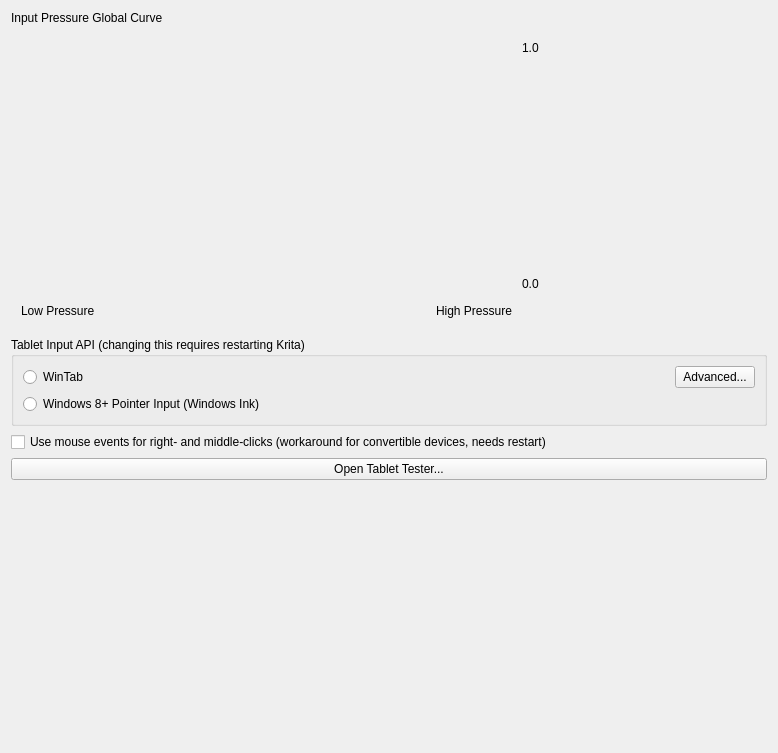
<?xml version="1.0" encoding="UTF-8"?>
<ui version="4.0">
 <class>WdgTabletSettings</class>
 <widget class="QWidget" name="WdgTabletSettings">
  <property name="geometry">
   <rect>
    <x>0</x>
    <y>0</y>
    <width>778</width>
    <height>554</height>
   </rect>
  </property>
  <property name="sizePolicy">
   <sizepolicy hsizetype="Preferred" vsizetype="Preferred">
    <horstretch>0</horstretch>
    <verstretch>0</verstretch>
   </sizepolicy>
  </property>
  <property name="windowTitle">
   <string>Color Settings</string>
  </property>
  <layout class="QGridLayout" name="gridLayout_2">
   <item row="5" column="0">
    <spacer name="verticalSpacer_2">
     <property name="orientation">
      <enum>Qt::Vertical</enum>
     </property>
     <property name="sizeHint" stdset="0">
      <size>
       <width>20</width>
       <height>40</height>
      </size>
     </property>
    </spacer>
   </item>
   <item row="3" column="0">
    <widget class="QCheckBox" name="chkUseRightMiddleClickWorkaround">
     <property name="toolTip">
      <string>&lt;html&gt;&lt;head/&gt;&lt;body&gt;&lt;p&gt;Some tablet devices don't pass barrel-button clicks via tablet API. If you have such a device, you can try activate this workaround. Krita will try to read right- and middle-button clicks from the mouse events stream. It may or may not work on your device (depends on the tablet driver implementation).&lt;/p&gt;&lt;p&gt;&lt;br/&gt;&lt;/p&gt;&lt;p&gt;After changing this option Krita should be restarted.&lt;/p&gt;&lt;/body&gt;&lt;/html&gt;</string>
     </property>
     <property name="text">
      <string>Use mouse events for right- and middle-clicks (workaround for convertible devices, needs restart)</string>
     </property>
    </widget>
   </item>
   <item row="2" column="0" colspan="2">
    <widget class="QGroupBox" name="grpTabletApi">
     <property name="title">
      <string>Tablet Input API (changing this requires restarting Krita)</string>
     </property>
     <layout class="QVBoxLayout" name="verticalLayout_2">
      <item>
       <layout class="QHBoxLayout" name="horizontalLayout_2">
        <item>
         <widget class="QRadioButton" name="radioWintab">
          <property name="text">
           <string>WinTab</string>
          </property>
         </widget>
        </item>
        <item>
         <spacer name="horizontalSpacer_3">
          <property name="orientation">
           <enum>Qt::Horizontal</enum>
          </property>
          <property name="sizeHint" stdset="0">
           <size>
            <width>40</width>
            <height>20</height>
           </size>
          </property>
         </spacer>
        </item>
        <item>
         <widget class="QPushButton" name="btnResolutionSettings">
          <property name="text">
           <string>Advanced...</string>
          </property>
         </widget>
        </item>
       </layout>
      </item>
      <item>
       <widget class="QRadioButton" name="radioWin8PointerInput">
        <property name="text">
         <string>Windows 8+ Pointer Input (Windows Ink)</string>
        </property>
       </widget>
      </item>
     </layout>
    </widget>
   </item>
   <item row="1" column="1">
    <spacer name="horizontalSpacer_2">
     <property name="orientation">
      <enum>Qt::Horizontal</enum>
     </property>
     <property name="sizeHint" stdset="0">
      <size>
       <width>40</width>
       <height>20</height>
      </size>
     </property>
    </spacer>
   </item>
   <item row="1" column="0">
    <layout class="QGridLayout" name="gridLayout">
     <property name="leftMargin">
      <number>10</number>
     </property>
     <property name="topMargin">
      <number>10</number>
     </property>
     <property name="rightMargin">
      <number>10</number>
     </property>
     <property name="bottomMargin">
      <number>10</number>
     </property>
     <property name="spacing">
      <number>10</number>
     </property>
     <item row="0" column="0">
      <widget class="KisCurveWidget" name="pressureCurve" native="true">
       <property name="sizePolicy">
        <sizepolicy hsizetype="MinimumExpanding" vsizetype="MinimumExpanding">
         <horstretch>0</horstretch>
         <verstretch>0</verstretch>
        </sizepolicy>
       </property>
       <property name="minimumSize">
        <size>
         <width>200</width>
         <height>250</height>
        </size>
       </property>
       <property name="autoFillBackground">
        <bool>false</bool>
       </property>
      </widget>
     </item>
     <item row="1" column="0">
      <layout class="QHBoxLayout" name="horizontalLayout">
       <item>
        <widget class="QLabel" name="label_2">
         <property name="sizePolicy">
          <sizepolicy hsizetype="Fixed" vsizetype="Preferred">
           <horstretch>0</horstretch>
           <verstretch>0</verstretch>
          </sizepolicy>
         </property>
         <property name="text">
          <string>Low Pressure</string>
         </property>
        </widget>
       </item>
       <item>
        <spacer name="horizontalSpacer">
         <property name="orientation">
          <enum>Qt::Horizontal</enum>
         </property>
         <property name="sizeHint" stdset="0">
          <size>
           <width>40</width>
           <height>20</height>
          </size>
         </property>
        </spacer>
       </item>
       <item>
        <widget class="QLabel" name="label_3">
         <property name="sizePolicy">
          <sizepolicy hsizetype="Fixed" vsizetype="Preferred">
           <horstretch>0</horstretch>
           <verstretch>0</verstretch>
          </sizepolicy>
         </property>
         <property name="text">
          <string>High Pressure</string>
         </property>
        </widget>
       </item>
      </layout>
     </item>
     <item row="0" column="1">
      <layout class="QVBoxLayout" name="verticalLayout">
       <item>
        <widget class="QLabel" name="label_5">
         <property name="text">
          <string>1.0</string>
         </property>
        </widget>
       </item>
       <item>
        <spacer name="verticalSpacer">
         <property name="orientation">
          <enum>Qt::Vertical</enum>
         </property>
         <property name="sizeHint" stdset="0">
          <size>
           <width>20</width>
           <height>40</height>
          </size>
         </property>
        </spacer>
       </item>
       <item>
        <widget class="QLabel" name="label_4">
         <property name="text">
          <string>0.0</string>
         </property>
        </widget>
       </item>
      </layout>
     </item>
    </layout>
   </item>
   <item row="0" column="0">
    <widget class="QLabel" name="label">
     <property name="text">
      <string>Input Pressure Global Curve</string>
     </property>
    </widget>
   </item>
   <item row="4" column="0" colspan="2">
    <widget class="QPushButton" name="btnTabletTest">
     <property name="text">
      <string>Open Tablet Tester...</string>
     </property>
    </widget>
   </item>
   <item row="6" column="0">
    <widget class="KisPressureCallibrationHelper" name="pressure_callibration" native="true">
     <property name="sizePolicy">
      <sizepolicy hsizetype="Expanding" vsizetype="Preferred">
       <horstretch>0</horstretch>
       <verstretch>0</verstretch>
      </sizepolicy>
     </property>
     <property name="minimumSize">
      <size>
       <width>0</width>
       <height>256</height>
      </size>
     </property>
    </widget>
   </item>
  </layout>
 </widget>
 <customwidgets>
  <customwidget>
   <class>KisCurveWidget</class>
   <extends>QWidget</extends>
   <header>widgets/kis_curve_widget.h</header>
   <container>1</container>
  </customwidget>
  <customwidget>
   <class>KisPressureCallibrationHelper</class>
   <extends>QWidget</extends>
   <header>widgets/kis_pressure_callibration_helper.h</header>
   <container>1</container>
  </customwidget>
 </customwidgets>
 <resources/>
 <connections/>
</ui>
